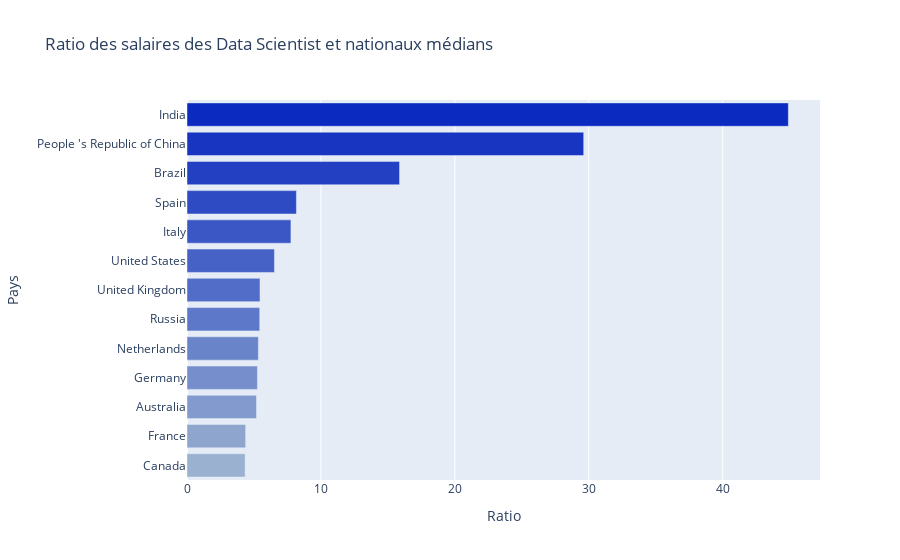

Notebook code cell kept with this figure:
### Code cell
trace = go.Bar(
    y=tmp2.Country,
    x=tmp2.ratio_incomes,
    orientation='h',
    marker=dict(
        color=['#9AB1D0', '#8EA5CE', '#829ACD', '#768FCC', '#6A84CA','#5E78C9','#526DC8','#4762C6','#3B57C5','#2F4BC4','#2340C2','#1735C1','#0B2AC0','#001FBF'],
    )
)

donnee = [trace]
layout = go.Layout(
    title='Ratio des salaires des Data Scientist et nationaux médians', 
    yaxis = dict(title = 'Pays'),
    xaxis=dict(title='Ratio')
)

fig = go.Figure(data=donnee, layout=layout)
py.iplot(fig)

### Figure 1 — Plotly figure (JSON) as saved in the notebook; plotly's stock layout.template omitted (floating-point values rounded to 4 significant figures)
{"data": [{"marker": {"color": ["#9AB1D0", "#8EA5CE", "#829ACD", "#768FCC", "#6A84CA", "#5E78C9", "#526DC8", "#4762C6", "#3B57C5", "#2F4BC4", "#2340C2", "#1735C1", "#0B2AC0", "#001FBF"]}, "orientation": "h", "type": "bar", "x": [4.34, 4.38, 5.19, 5.26, 5.33, 5.43, 5.45, 6.53, 7.76, 8.17, 15.87, 29.62, 44.9], "y": ["Canada", "France", "Australia", "Germany", "Netherlands", "Russia", "United Kingdom", "United States", "Italy", "Spain", "Brazil", "People 's Republic of China", "India"]}], "layout": {"autosize": true, "title": {"text": "Ratio des salaires des Data Scientist et nationaux médians"}, "xaxis": {"autorange": true, "range": [0, 47.26], "title": {"text": "Ratio"}, "type": "linear"}, "yaxis": {"autorange": true, "range": [-0.5, 12.5], "title": {"text": "Pays"}, "type": "category"}}}
